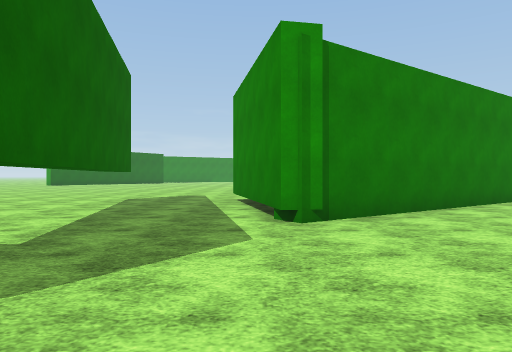
[1] (above)

17 first-person views from a walk through a scene from a Unity 3-D project. The camera is 1.2 m above the floor, looks level and sees 70° across. The floor is counted in squares, 2 m on a side. Each view is taken from the middle of a square. On the plan, view 1 faces up. The plan holds only what a view shows up to about 10 squares ahead; the rest is blank. The place goes on beyond the plan. The terrain is drawn as flat ground. The player is left out. Surface patterns are stand-ins for the level's own textures.

[2]
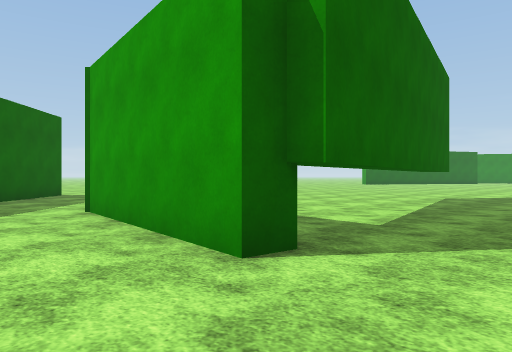

[3]
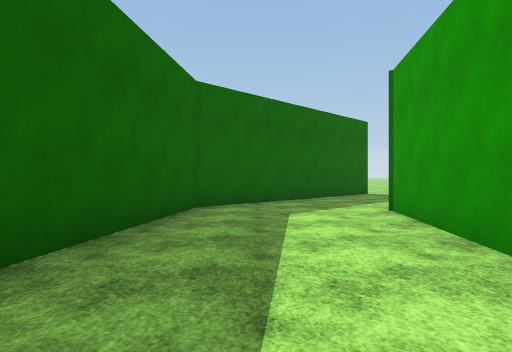

[4]
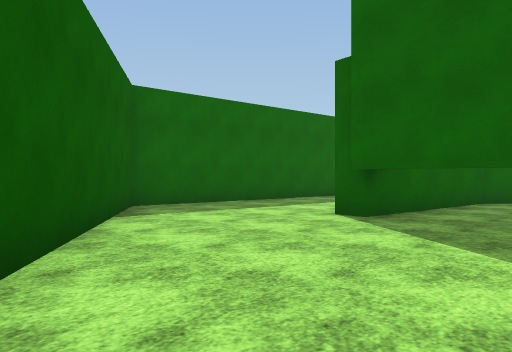

[5]
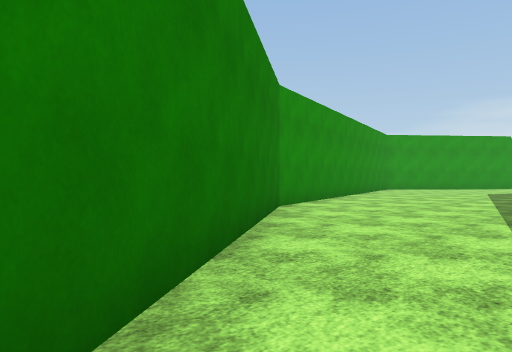

[6]
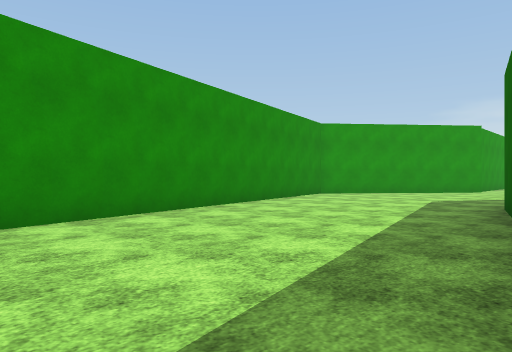

[7]
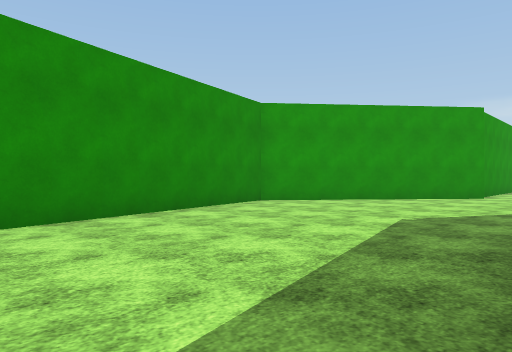

[8]
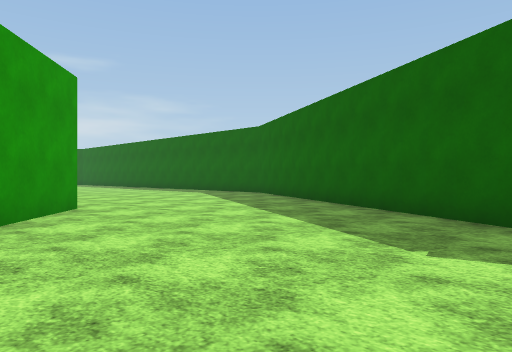

[9]
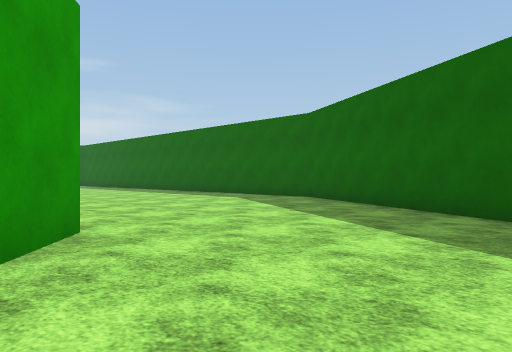

[10]
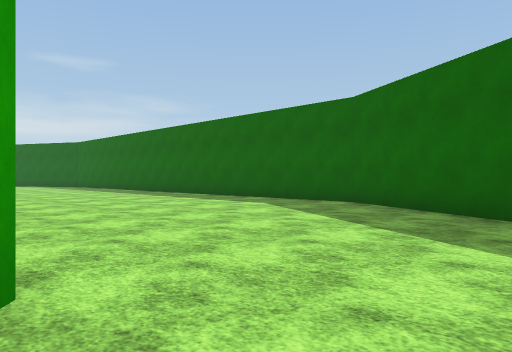

[11]
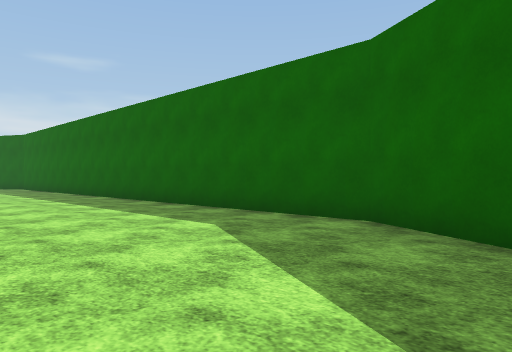

[12]
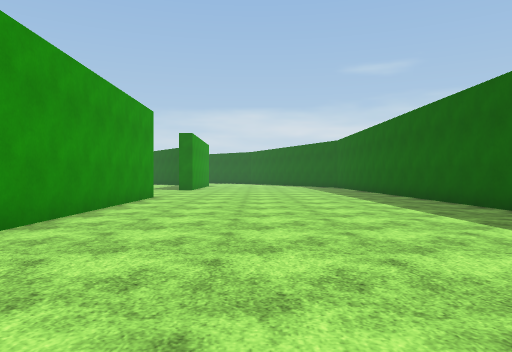

[13]
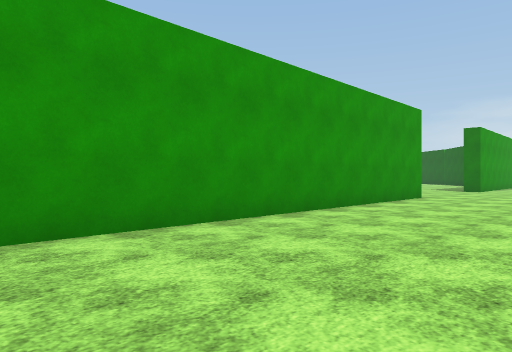

[14]
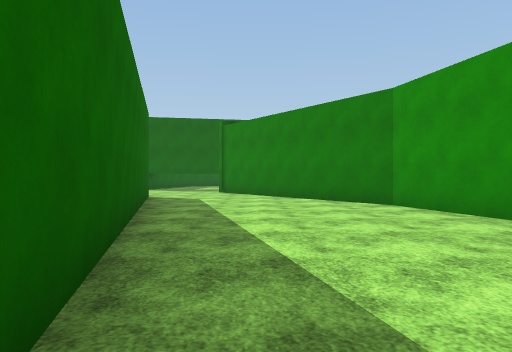

[15]
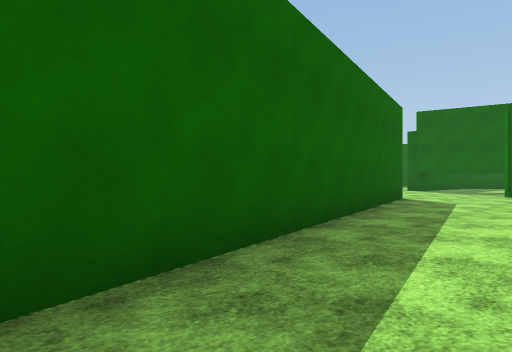

[16]
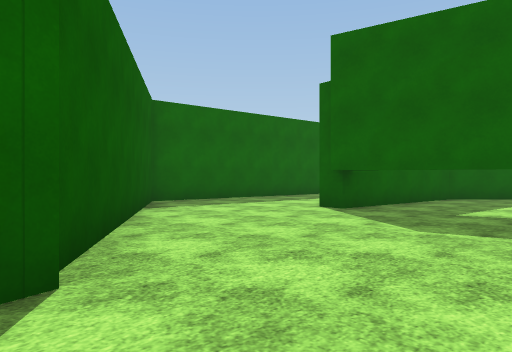

[17]
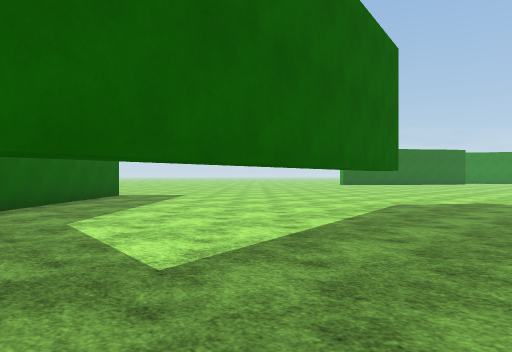

### Floor plan
Key: @ floor where view 1 was taken; # wall or solid block; x gap in a wall; . floor; T thing the floor can be seen under or through.
Columns run from 8 left of view 1 to 31 right of it. Each row starts with its distance up from view 1.
 13      ..
 12     ...
 11    ....             #######
 10  .......        #####.....##
  9  ....T..#    ####..........###
  8 .....T..#   ##...............##########x
  7 .....T..# ###...........................
  6 .....T..###.............................
  5 .....T..##.........#####................
  4 #.....T........#####   ###..............
  3 ##....T....#####         ###............
  2 .###..T....#               ###..........
  1 ...##TT...##                 ###........
  0 ........@##                    #########
 -1 #........#
 -2 ###.....##
 -3   #######

Positions as (right, up) in squares from view 1, and headings:
1: (0, 0), facing up
2: (0, -1), facing up-left
3: (0, -1), facing left
4: (3, 4), facing down-left
5: (1, 4), facing up-right
6: (6, 4), facing up-right
7: (10, 5), facing up-right
8: (14, 10), facing down-right
9: (17, 9), facing down-right
10: (19, 8), facing down-right
11: (21, 5), facing down-right
12: (21, 5), facing right
13: (21, 4), facing up-right
14: (14, 6), facing left
15: (13, 7), facing down-left
16: (4, 5), facing down-left
17: (0, 2), facing up-left
